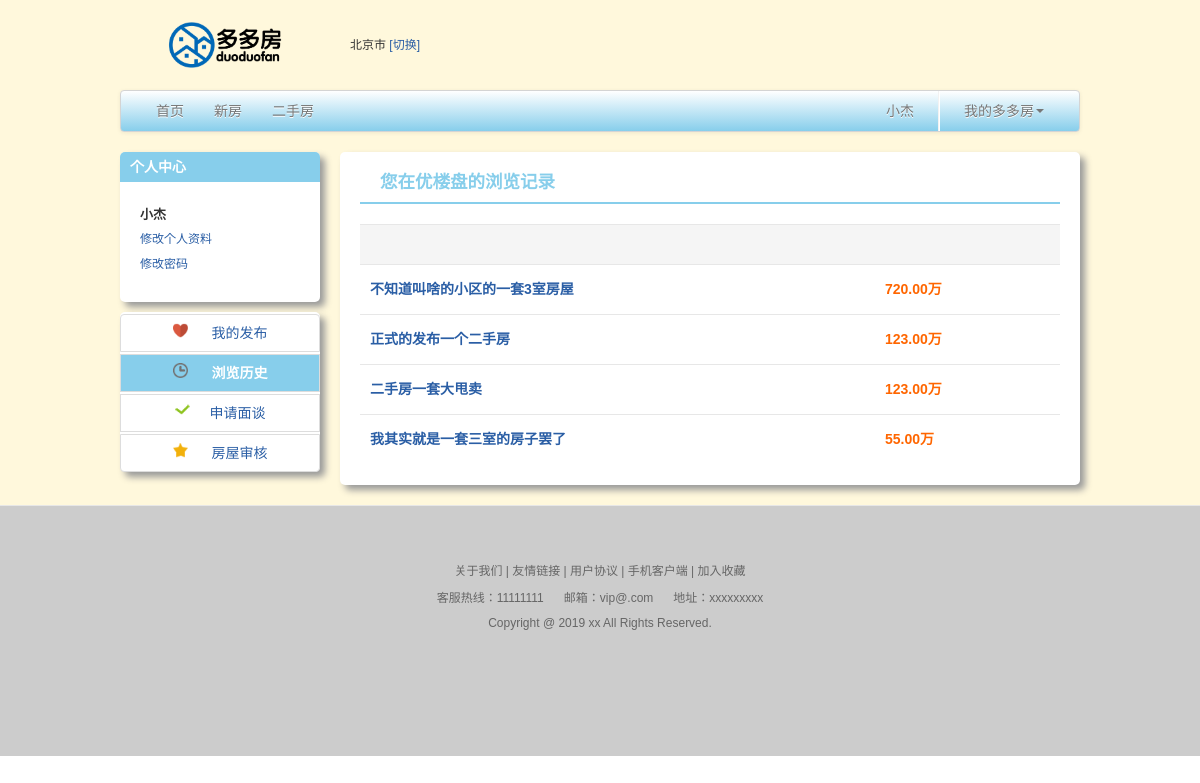
Page /ShowHistory (signed in) on the committed database.
### app/models.py (models this page shows, shortened)
class MyUser(models.Model):
    user = models.OneToOneField(User, on_delete=models.CASCADE, verbose_name='用户')
    phone = models.CharField(max_length=28, verbose_name='手机号')
    area = models.ForeignKey(Area, on_delete=models.CASCADE, verbose_name='用户所属地区')

class Area(models.Model):
    area_type_choices = (
        (1, '省'),
        (2, '市'),
        (3, '区/县')
    )
    name = models.CharField(max_length=10, verbose_name='地区名称')
    area_type = models.PositiveIntegerField(choices=area_type_choices, verbose_name='行政级别')
    province = models.ForeignKey(to='Area', verbose_name='所属省会', on_delete=models.CASCADE, null=True, blank=True)

class BrowsingHistory(models.Model):
    user = models.ForeignKey(User, on_delete=models.CASCADE)
    house = models.ForeignKey(Houses, on_delete=models.CASCADE, verbose_name='申请面谈房屋')
    time = models.DateTimeField(auto_now=True)

class Houses(models.Model):
    door_model_choices = (
        (1, '一室'),
        (2, '二室'),
        (3, '三室'),
        (4, '四室'),
        (5, '四室以上')
    )
    house_type_choices = (
        (1, '住宅'),
        (2, '别墅'),
        (3, '写字楼'),
        (4, '商铺')
    )
    audit_type_choices = (
        (1, '待审核'),
        (2, '审核失败'),
        (3, '审核通过')
    )
    title = models.CharField(max_length=128, verbose_name='房屋标题')
    area = models.ForeignKey('Area', on_delete=models.CASCADE, verbose_name='所属区域')
    plot_name = models.CharField(max_length=64, verbose_name='所属小区名')
    acreage = models.PositiveIntegerField(verbose_name='面积')
    price = models.DecimalField(max_digits=10, decimal_places=2, verbose_name='价格(元/m)')
    total_prices = models.DecimalField(max_digits=10, decimal_places=2, verbose_name='总价(万)')
    housing_details = models.TextField(verbose_name='房屋详情')
    door_model = models.PositiveIntegerField(choices=door_model_choices, verbose_name='户型')
    house_type = models.PositiveIntegerField(choices=house_type_choices, verbose_name='房屋类型')
    is_new = models.BooleanField(verbose_name='是否是新房')
    master_img = models.ImageField(upload_to='houseImg', verbose_name='房屋主图')
    img = models.ManyToManyField(to='HouseImg', verbose_name='房屋图片')
    fllor = models.PositiveIntegerField(verbose_name='楼层')
    audit_type = models.PositiveIntegerField(choices=audit_type_choices, verbose_name='审核状态')
    user = models.ForeignKey(User, verbose_name='发布用户', on_delete=models.CASCADE)
    decorate_situation = models.CharField(max_length=12, verbose_name='装修情况')
    create_datetime = models.DateTimeField(auto_now=True, verbose_name='发布时间')

### app/views.py (the view)
# urls.py: path('ShowHistory', views.show_history),  # 浏览历史
@login_required
def show_history(request):
    histery_obj = models.BrowsingHistory.objects.filter(user=request.user)
    return render(request, 'userinfo/ShowHistory.html', {'histery_obj': histery_obj})

### app/context_processors.py (called while the page is built)
def template_area(request):
    return {'area': models.Area.objects.filter(area_type=1).all()}

### templates/userinfo/ShowHistory.html (shortened to what this page needs)
{% extends 'userinfo/user_base.html' %}
{% block user_style %}
    <link href="/static/css/BrowseHistory.css" rel="stylesheet" type="text/css"/>
{% endblock user_style %}
{% block body-style %}
{% endblock body-style %}
{% block user_body %}
    <div id="Right" class="span8">
        <div class="browseHistory-title">
            <h4>您在优楼盘的浏览记录</h4>
        </div>
        <div id="browseHistory">
            <table width="700" cellspacing="0" cellpadding="0" border="0">
                <tr height="40" class="tr-bgclor">
                    <td align="left" colspan="4">
                    </td>
                </tr>
                {% for histery in histery_obj %}
                    <tr height="50" valign="middle">
                        <td width="300" align="left">
                            <p><a href="/HouseDetail/{{ histery.house.id }}" class="browseHistory-PropertyName">{{ histery.house.title }}</a>
                            </p>
                        </td>
                        <td width="100">
                            <p class="PropertyPrice">{{ histery.house.total_prices }}万</p>
                        </td>
                    </tr>
                {% endfor %}
            </table>
        </div>
    </div>
{% endblock user_body %}

### templates/userinfo/user_base.html (shortened to what this page needs)
{% extends 'app/main.html' %}
{% block main-style %}
    <link href="/static/css/common/UserInfoLeft.css" rel="stylesheet" type="text/css"/>
    {% block user_style %}{% endblock user_style %}
{% endblock main-style %}
{% block main-body %}
    <div id="Left" class="span4">
        <div class="personalCenter">
            <div class="personalCenter-title">
                <h5>个人中心</h5>
            </div>
            <div class="personalCenter-content">
                <p class="userName">{{ request.user.first_name }}</p>
                <p><a href="/changeUserInfo">修改个人资料</a></p>
                <p><a href="/changePassword">修改密码</a></p>
            </div>
        </div>
        <div class="userFunction">
            <ul class="nav nav-pills nav-tabs nav-stacked">
                <li>
                    <a href="/ManageRelease" class="MyFavorites">
                        <img src="/static/images/MyFavorites.png" width="15" height="15" border="0">
                        我的发布
                    </a>
                </li>
                <li>
                    <a href="/ShowHistory" class="BrowseHistory">
                        <img src="/static/images/BrowseHistory.png" width="15" height="15" border="0">
                        浏览历史
                    </a>
                </li>
                <li><a href="/ShowInterview" class="Subscription"><img src="/static/images/Subscription.png"
                                                                       width="15"
                                                                       height="15" border="0">申请面谈</a></li>
                {% if request.user.is_staff %}
                    <li>
                        <a href="/audit" class="Released">
                            <img src="/static/images/ReleaseSale.png" width="15" height="15" border="0">
                            房屋审核
                        </a>
                    </li>
                {% endif %}
            </ul>
        </div>
    </div>
    {% block user_body %}
    {% endblock user_body %}
{% endblock main-body %}

### templates/app/main.html (shortened to what this page needs)
{% extends 'base.html' %}
{% block style %}
    <link href="/static/css/bootstrap.min.css" rel="stylesheet">
    <link href="/static/css/bootstrap-responsive.min.css" rel="stylesheet">
    <link href="/static/css/style.css" rel="stylesheet">
    <link href="/static/css/common/top.css" rel="stylesheet" type="text/css">
    <link href="/static/css/common/foot.css" rel="stylesheet" type="text/css">
    <link href="/static/css/common/Compatibility.css" rel="stylesheet" type="text/css">
    {% block main-style %}{% endblock main-style %}
{% endblock style %}
{% block body %}
    {% block excloud-foot-body %}
        <div class="container-fluid">
            <div id="top">
                <div class="span2" id="logo">
                    <a href="#"><img src="/static/img/logo.png" width="150" height="50" border="0"></a>
                </div>
                <div class="span2" id="City">
                    {% if request.user.is_authenticated %}
                        <span>{{ request.user.myuser.area.name }}</span>
                        <a href="#myModal" role="button" data-toggle="modal">[切换]</a>
                    {% else %}
                        <span>北京</span><a href="/login">[切换]</a>
                    {% endif %}
                </div>
                <div class="span10">
                </div>
            </div>
            <div class="row-fluid">
                <div class="span12">
                    <div class="navbar">
                        <div class="navbar-inner">
                            <div class="nav-collapse collapse navbar-responsive-collapse" id="Navigation">
                                <ul class="nav">
                                    <li {% if request.path == '/' %}class="active" {% endif %}>
                                        <a href="/">首页</a>
                                    </li>
                                    <li {% if request.path == '/NewHouseList' %} class="active" {% endif %}>
                                        <a href="/NewHouseList">新房</a>
                                    </li>
                                    <li {% if request.path == '/OldHouseList' %} class="active" {% endif %} >
                                        <a href="/OldHouseList">二手房</a>
                                    </li>
                                </ul>
                                <ul class="nav pull-right">
                                    {% if request.user.is_authenticated %}
                                        <li>
                                            <a href="#">{{ request.user.first_name }}</a>
                                        </li>
                                        <li class="divider-vertical">
                                        </li>
                                        <li class="dropdown">
                                            <a data-toggle="dropdown" class="dropdown-toggle" href="#">我的多多房<strong
                                                    class="caret"></strong></a>
                                        </li>
                                    {% endif %}
                                </ul>
                            </div>
                        </div>
                    </div>
                    {% block main-body %}{% endblock main-body %}
                </div>
            </div>
        </div>
    {% endblock %}
    <div id="foot">
        <a href="#">关于我们 |</a>
        <a href="#">友情链接 |</a>
        <a href="#">用户协议 |</a>
        <a href="#">手机客户端 |</a>
        <a href="#">加入收藏</a>
        <p><span>客服热线：11111111</span><span>邮箱：vip@.com</span><span>地址：xxxxxxxxx</span></p>
        <p>Copyright @ 2019 xx All Rights Reserved.</p>
    </div>
{% endblock body %}

### static/css/style.css (style rules this page uses)
h5 { color: #FFFFFF; margin: 0 0 0 10px; line-height: 30px; float: left; }
.PropertyPrice { color: #FF6600; }

### static/css/common/top.css (style rules this page uses)
* { margin:0;padding:0;list-style-type:none; }
body { font-family:Arial, Helvetica, sans-serif; font-size:12px; background-color:#fff8dc; }
.container-fluid { width:960px; margin:0 auto; padding:0; }
p { margin:0; line-height:25px; }
.span12 { width:960px; }
.span6,.span12,.span8,.span4,.span9,.span3 { margin:0; }
.span12 { padding:0; }
#top { width:960px; height:50px; padding:20px 0 20px 0; }
#logo { float:left; }
#City { line-height:50px; float:left; }
.navbar { width:960px; }
.span8 { margin-left:0; }
.nav li a { font-size:14px; }

### static/css/common/foot.css (style rules this page uses)
#foot { text-align:center; line-height:30px; padding:50px 0 0 0; border-top:1px solid #e7e7e7; width:100%; height:200px; background-color:#CCCCCC; color:#666666; }
#foot a { text-decoration:none; color:#666666; }
#foot span { margin:0 10px 0 10px; }

### static/css/common/Compatibility.css (style rules this page uses)
html { color:#000; background:#fff; -webkit-text-size-adjust: 100%; -ms-text-size-adjust: 100%; }
body, button, input, select, textarea { font:12px/1.5 tahoma, arial, Hiragino Sans GB, "����", \5b8b\4f53; }
table { border-collapse:collapse; border-spacing:0; }
fieldset, img { border:0; vertical-align:top; }
ol, ul { list-style:none; }
a { color:#2a5ea5; }
ins, a { text-decoration:none; }

### static/css/common/UserInfoLeft.css (style rules this page uses)
#Left { width:200px; float:left; margin:0 20px 0 0; }
.personalCenter { height:150px; width:200px; border-radius: 5px; -moz-border-radius:5px; -webkit-border-radius:5px; background-color:#FFFFFF; box-shadow:5px 5px 7px #999; -webkit-box-shadow:5px 5px 7px #999; -moz-box-shadow:5px 5px 7px #999; }
.personalCenter-title { background-color:#87CEEB; -moz-border-radius-topleft:5px; -moz-border-radius-topright:5px; -webkit-border-top-left-radius:5px; -webkit-border-top-right-radius:5px; height:30px; width:200px; margin:0; }
h5 { color:#FFFFFF; margin:0 0 0 10px; line-height:30px; text-align:center; }
.personalCenter-content { width:160px; margin:20px; }
.userName { font-size:13px; font-weight:bold; }
.userFunction,.MortgageCalculator { width:200px; margin:10px 0 10px 0; border-radius: 5px; -moz-border-radius:5px; -webkit-border-radius:5px; background-color:#FFFFFF; box-shadow:5px 5px 7px #999; -webkit-box-shadow:5px 5px 7px #999; -moz-box-shadow:5px 5px 7px #999; }
.userFunction ul { margin:0; }
.userFunction ul li img,.MortgageCalculator ul li img { margin:0 20px 0 0; }
.userFunction ul li a,.MortgageCalculator ul li a { text-align:center; }

### static/css/BrowseHistory.css (style rules this page uses)
.BrowseHistory { background-color:#87ceeb; font-weight:bold; color:#FFFFFF; }
#Right { width:740px; margin:0 0 20px 0; padding:20px; border-radius: 5px; -moz-border-radius:5px; -webkit-border-radius:5px; background-color:#FFFFFF; box-shadow:5px 5px 7px #999; -webkit-box-shadow:5px 5px 7px #999; -moz-box-shadow:5px 5px 7px #999; }
.browseHistory-title h4 { color:#87ceeb; margin:0 0 10px 20px; }
.browseHistory-title { width:700px; margin:0 0 20px 0; border-bottom:2px solid #87ceeb; }
.span12 { width:960px; }
.tr-bgclor { background-color:#F5F5F5; }
#browseHistory table td { border-top:1px solid #e7e7e7; }
.PropertyPrice { font-size:14px; font-weight:bold; color:#FF6600; }
.browseHistory-PropertyName { font-weight:bold; font-size:14px; margin:0 0 0 10px; }

### templates/app/main.html (style rules this page uses)
.span12 { margin-left: 0 !important; }

### rows in the picture
BrowsingHistory: house "不知道叫啥的小区的一套3室房屋", house.total_prices "720.00"
BrowsingHistory: house "正式的发布一个二手房", house.total_prices "123.00"
BrowsingHistory: house "二手房一套大甩卖", house.total_prices "123.00"
BrowsingHistory: house "我其实就是一套三室的房子罢了", house.total_prices "55.00"

### other values in the picture
{{ request.user.myuser.area.name }} "北京市"
{{ request.user.first_name }} "小杰"
